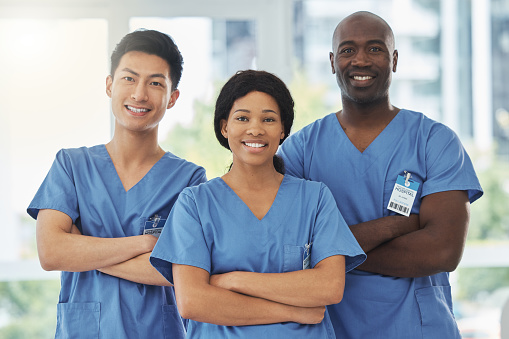
//> input picture FaceGrab/Input/scrubs.jpg, 509 x 339 px
$ ./FaceGrab   (built with g++ and OpenCV 4)
//> lines starting //> are read from the running program, lines starting //| are printed output that depends on the picture; after the words box and inside, x2 and y2 are one past the last pixel; in counts of white or black regions, pixels touching at a corner belong together
#include <opencv2/imgcodecs.hpp>
#include <opencv2/highgui.hpp>
#include <opencv2/imgproc.hpp>
#include <opencv2/objdetect.hpp>
#include <iostream>

using namespace cv;
using namespace std;

// FACE DETECTION //

	   // IMAGES ARE MATRICES: coordinates are (y,x); (0,0) is top left corner; y is distance from top
	   // (0,0) (0,1) (0,2)
	   // (1,0) (1,1) (1,2)
	   // (2,0) (2,1) (2,2)

int main() {

	// Load test photo
	string inputPath = "Input/scrubs.jpg";
	Mat img = imread(inputPath);
//> img is the input picture: 339 rows x 509 cols, CV_8UC3; mean B, G, R 170.3, 162.1, 156.5

	// Load facial recognition XML
	CascadeClassifier faceCascade;
	faceCascade.load("Resources/haarcascade_frontalface_default.xml");

	if (faceCascade.empty()) {					// test for loaded xml file
		cout << "XML file not loaded" << endl;
	}

	vector<Rect> faces;
	faceCascade.detectMultiScale(img, faces, 1.1, 8);	// detect faces
//> faces = 3 Rects (x, y, width, height): [330, 26, 61, 61], [107, 54, 69, 69], [221, 92, 67, 67]

	// for each detected face: save as separate image, draw rectangle
	for (int i = 0; i < faces.size(); i++)
	{
		// Get dimensions for face
		int xLower = faces[i].tl().x;
		int xUpper = faces[i].br().x;
		int yLower = faces[i].br().y;
		int yUpper = faces[i].tl().y;

		Mat croppedImage = img(Range(yUpper, yLower), Range(xLower, xUpper));

		// build filepath, output each croppedImage to a separate file
		string outputPath = ("Output/croppedImage" + to_string(i) + ".jpg");
		imwrite(outputPath, croppedImage);


		rectangle(img, faces[i].tl(), faces[i].br(), Scalar(0, 255, 0), 2);	//draw rectangle around face
	}
//> this loop made 3 passes
//> (xLower, xUpper, yLower, yUpper) on passes 1 to 3: (330, 391, 87, 26), (107, 176, 123, 54), (221, 288, 159, 92)
//> pass 1, `Mat croppedImage = img(Range(yUpper, yLower), Range(xLower, xUpper));`:
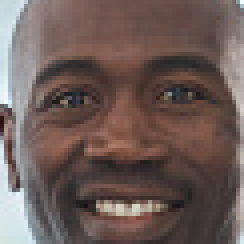
//> croppedImage: 61 rows x 61 cols, CV_8UC3 (shown 4 times larger); mean B, G, R 87.6, 91.9, 109.3
//> pass 2, `Mat croppedImage = img(Range(yUpper, yLower), Range(xLower, xUpper));`:
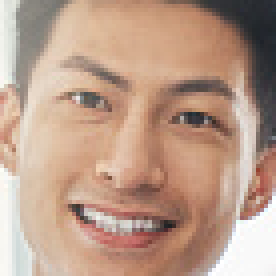
//> croppedImage: 69 rows x 69 cols, CV_8UC3 (shown 4 times larger); mean B, G, R 137.8, 156.4, 187.4
//> pass 3, `Mat croppedImage = img(Range(yUpper, yLower), Range(xLower, xUpper));`:
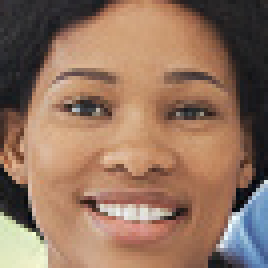
//> croppedImage: 67 rows x 67 cols, CV_8UC3 (shown 4 times larger); mean B, G, R 95.4, 115.1, 147.1
//> after the loop:
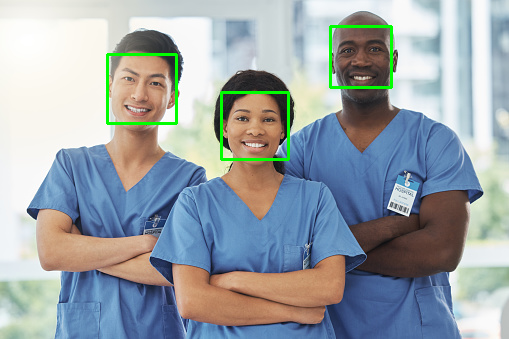
//> img: 339 rows x 509 cols, CV_8UC3; 1.36% of pixels changed, all inside (x1, y1, x2, y2) = (106, 25, 393, 161)

	// output full image with overlayed rectangles
	imwrite("Output/detected.jpg", img);

	// display full image with overlayed rectangles in separate window
	imshow("Image Window", img);
	waitKey(0);
	destroyAllWindows();

	return 0;
}
